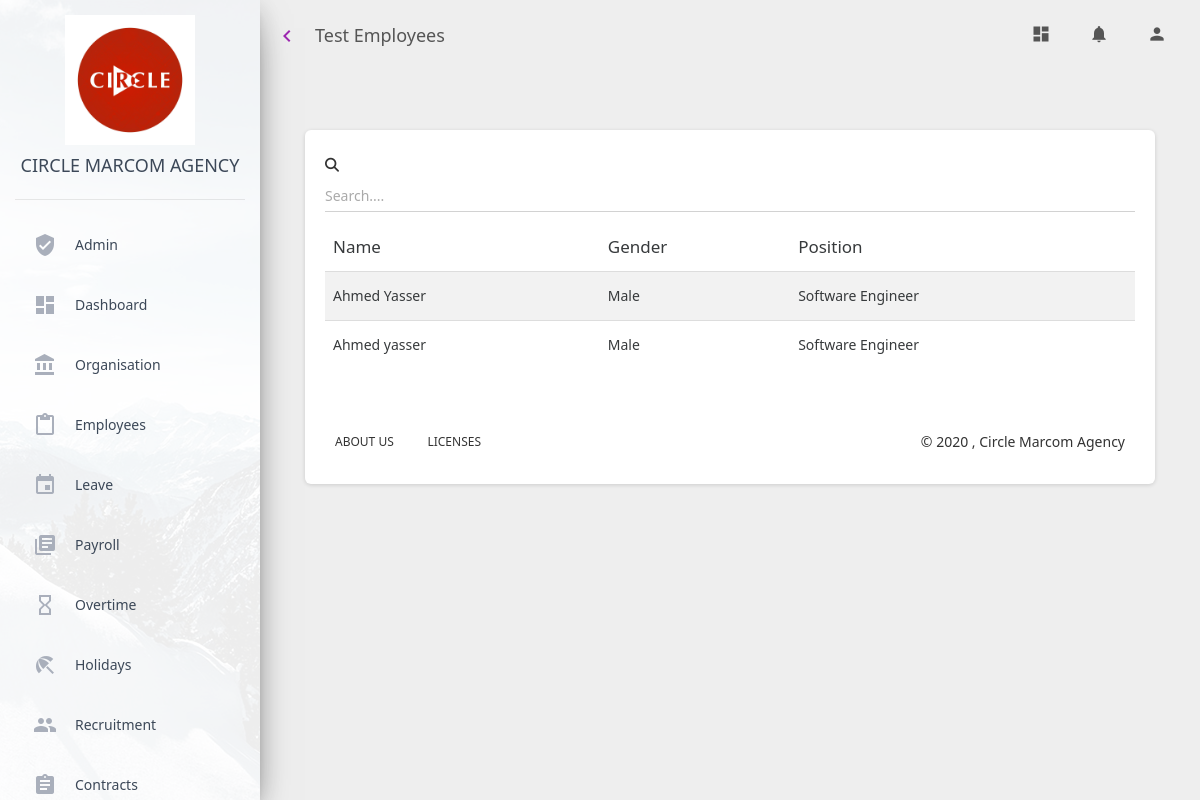
The page /organisationdetails/team_employees/1/ on the database its author committed.
### organisation_details/models.py (models this page shows, shortened)
class Team(models.Model):
    department = models.ForeignKey(Department, on_delete=models.CASCADE)
    name = models.CharField(max_length=45, unique=True)
    supervisor = models.ForeignKey(Employee, on_delete=models.CASCADE, null=True, blank=True)
    status = models.CharField(max_length=15, default="Active")
    def __str__(self):
        return self.name

class OrganisationDetail(models.Model):
    employee = models.OneToOneField(Employee, on_delete=models.CASCADE)
    department = models.ForeignKey(Department, on_delete=models.CASCADE, blank=True)
    position = models.ForeignKey(Position, on_delete=models.CASCADE, blank=True)
    team = models.ForeignKey(Team, on_delete=models.CASCADE, blank=True)

class Position(models.Model):
    name = models.CharField(max_length=45, unique=True)
    number_of_slots = models.IntegerField()
    type = models.CharField(max_length=20, default="Full Time")
    salary_scale = models.ForeignKey(SalaryScale, on_delete=models.CASCADE, blank=True, null=False)
    currency = models.ForeignKey(Currency, on_delete=models.CASCADE, blank=True)
    description = models.TextField(blank=True)
    def __str__(self):
        return self.name

### employees/models.py (models this page shows, shortened)
class Employee(models.Model):
    objects = None
    first_name = models.CharField(max_length=30)
    last_name = models.CharField(max_length=30)
    basic_salary = models.IntegerField(default=1000000)
    bonus = models.IntegerField(default=0)
    grade = models.CharField(max_length=3, default="")
    gender = models.CharField(max_length=10)
    start_date = models.DateField()
    marital_status = models.CharField(max_length=10)
    dob = models.DateField()
    nationality = models.CharField(max_length=20)
    nssf_no = models.CharField(max_length=20)
    telephone_no = models.CharField(max_length=20)
    residence_address = models.CharField(max_length=20)
    national_id = models.CharField(max_length=20)
    ura_tin = models.CharField(max_length=20)
    annual_allowance = models.IntegerField(default=21)
    leave_balance = models.IntegerField(default=21)
    balance_last_year = models.IntegerField(default=0)
    leave_status = models.CharField(max_length=45, default="At Work")
    image_url = models.CharField(max_length=20, default="")
    status = models.CharField(max_length=20, default="Active")
    title = models.CharField(max_length=10, blank=True)
    work_station = models.CharField(max_length=20, blank=True)
    currency = models.ForeignKey(Currency, on_delete=models.CASCADE, blank=True, default=1)
    lunch_allowance = models.IntegerField(default=0)

### ems_admin/decorators.py (the view)
    def wrapper(request, **kw):
        try:
            user_id = request.user.id
            user = get_user(user_id)
            activity_name = function.__name__
            save_audit_trail(user, activity_name)
            return function(request, **kw)
        except User.DoesNotExist:
            return function(request, **kw)

### ems_admin/selectors.py (called while the page is built)
def get_user(id) -> User:
    user = User.objects.get(pk=id)
    return user

### organisation_details/selectors.py (called while the page is built)
def get_team(team_id):
    return Team.objects.get(pk=team_id)

def get_team_employees(team_id):
    return OrganisationDetail.objects.filter(team=team_id)

### organisation_details/views.py (called while the page is built)
@log_activity
def team_employees(request, team_id):
    team_employees=get_team_employees(team_id)
    team = get_team(team_id)
    context={
        "employees": team_employees,
        "team": team
    }
    return render(request, "organisation_details/team_employees.html", context)

### organisation_details/templates/organisation_details/team_employees.html (shortened to what this page needs)
{% extends './base.html' %}
{% load static %}
{% block page_title %}
{{team}} Employees
{% endblock %}
{% block content %}
<div class="content">
  <div class="container-fluid">
    <div class="col-md-12">
      <div class="card">
        <div class="card-body">
            {% if not employees %}
                <h3>No Employees in this Team</h3>
            {% else %}
                <div class="table-responsive table-striped table-condensed">
                    <div class="form-group ">
                    <i class="fas fa-search " aria-hidden="true"></i>
                    <input id="search_input" type="text" class="form-control" placeholder="Search....">
                    </div>
                    <table class="table table-hover" id="types_tables">
                    <thead class="thead">
                    <th>Name</th>
                    <th>Gender</th>
                    <th>Position</th>
                    </thead>
                    <tbody id="employee_list">
                    {% for employee in employees %}
                    <tr data-id="{{ employee.employee.id }}" >
                        <td >{{ employee.employee.first_name }} {{ employee.employee.last_name }}</td>
                        <td>{{employee.employee.gender}}</td>
                        <td>{{employee.position}}</td>
                    </tr>
                    {% endfor %}
                    </tbody>
                    </table>
                </div>
        </div>
            {% endif %}
{%endblock%}

### rows shown on the page
Team: name "Test"
OrganisationDetail: employee.first_name "Ahmed", employee.last_name "Yasser", employee.gender "Male", position "Software Engineer"
OrganisationDetail: employee.first_name "Ahmed", employee.last_name "yasser", employee.gender "Male", position "Software Engineer"
